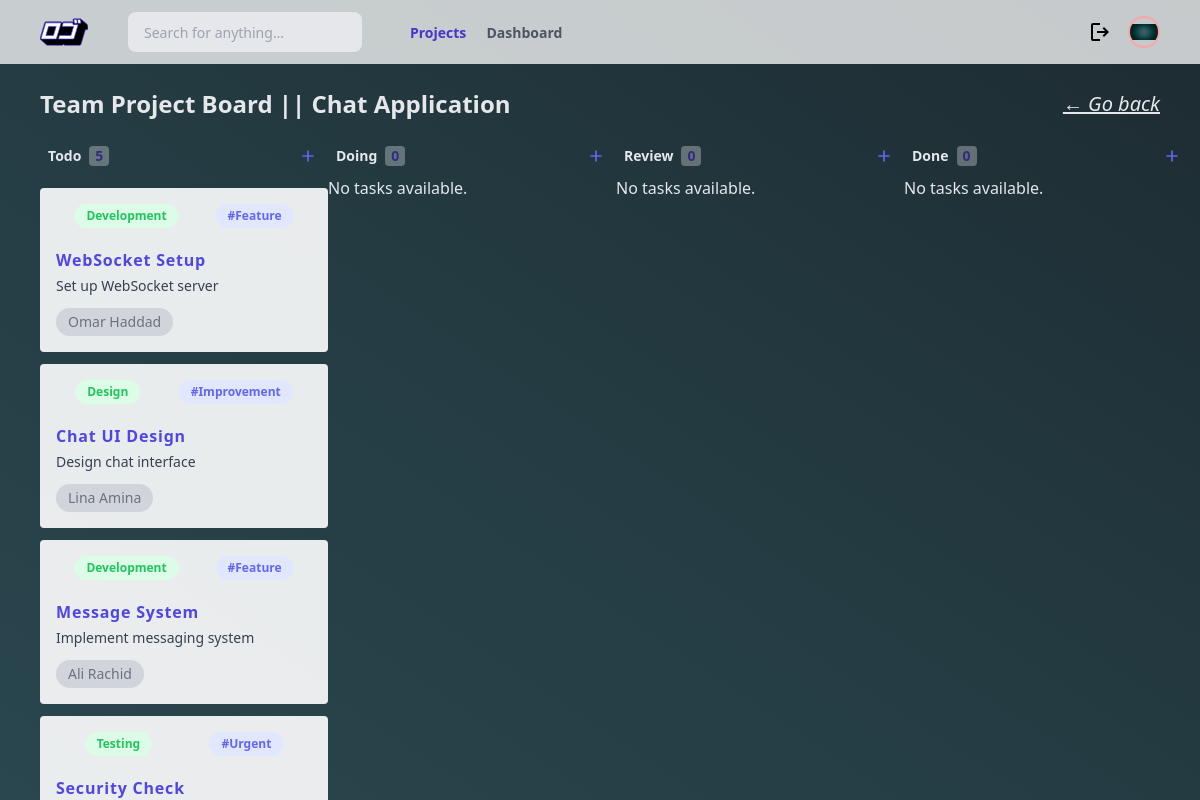
Screenshot of /?action=kanban&id=4&name=Chat Application with the database file from the repository.
### tables this page shows
CREATE TABLE IF NOT EXISTS Task (
    id INT AUTO_INCREMENT PRIMARY KEY,
    title VARCHAR(100) NOT NULL,
    description TEXT,
    createDate DATE DEFAULT (CURRENT_DATE),
    startDate DATE,
    endDate DATE,
    status ENUM('TODO', 'DOING', 'REVIEW', 'DONE') DEFAULT 'TODO',
    tag_id INT DEFAULT NULL,
    category_id INT NOT NULL,
    project_id INT NOT NULL,
    FOREIGN KEY (tag_id) REFERENCES Tag(id) ON DELETE SET NULL,
    FOREIGN KEY (category_id) REFERENCES Category(id) ON DELETE CASCADE,
    FOREIGN KEY (project_id) REFERENCES Project(id) ON DELETE CASCADE
);

### src/controller/TaskController.php (called while the page is built, shortened)
<?php
    class TaskController extends MainController {
        public function displayTasks(){
            return $this->TaskModel->getAllTasks();
        }
        public function displayTagsCategories(){
            return $this->TaskModel->getTagsCategories();
        }
        public function displayAssignedUsers(){
            return $this->TaskModel->getAssignedUsers();
        }
        public function showTasksView() {
            $tasks = $this->displayTasks();
            $tagsCategories = $this->displayTagsCategories();
            $assignedUsers = $this->displayAssignedUsers();
            foreach ($tasks as &$task) {
                $task["category_name"] = "Unknown Category";
                $task["tag_name"] = "General";
                $task["assigned_users"] = [];
                foreach ($tagsCategories as $tc) {
                    if (isset($tc["task_id"]) && $tc["task_id"] === $task["id"]) {
                        $task["category_name"] = $tc["category_name"] ?? "Unknown Category";
                        $task["tag_name"] = $tc["tag_name"] ?? "General";
                        break;
                    }
                }
                foreach ($assignedUsers as $au) {
                    if (isset($au["task_id"]) && $au["task_id"] === $task["id"]) {
                        $task["assigned_users"][] = $au["user_name"] ?? "Unknown User";
                    }
                }
            }
            require_once __DIR__ . "/../view/kanban.php";
        }
    }

### src/controller/MainController.php (called while the page is built, shortened)
<?php
    class MainController {
        public function __construct(){
            $this->TaskModel = new TaskModel();
        }
    }

### src/model/MainModel.php (called while the page is built, shortened)
<?php
    class MainModel{
        protected $db;
        public function __construct(){
            $database = new Database();
            $this->db = $database->getConnection();
        }
        public function read($table, $conditions = []){
            $sql = "SELECT * FROM {$table}";
            if(!empty($conditions)){
                $where = [];
                foreach($conditions as $key => $value){
                    $where[] = "{$key} = :{$key}";
                }
                $sql .= " WHERE " . implode(" AND ", $where);
            }
            $stmt = $this->db->prepare($sql);
            $stmt->execute($conditions);
            return $stmt->fetchAll(PDO::FETCH_ASSOC);
        }
    }

### src/connection/Database.php (called while the page is built, shortened)
<?php
    class Database {
        private $host = "localhost";
        private $dbname = "Kanban_Project_db";
        private $user = "root";
        private $pass = "";
        public function getConnection(){
            try{
                $dsn = "mysql:host=$this->host;";
                $this->db = new PDO($dsn, $this->user, $this->pass);
                $this->db->setAttribute(PDO::ATTR_ERRMODE, PDO::ERRMODE_EXCEPTION);
                $stmt = $this->db->prepare("SELECT SCHEMA_NAME FROM INFORMATION_SCHEMA.SCHEMATA WHERE SCHEMA_NAME = :dbname");
                $stmt->execute([':dbname' => $this->dbname]);
                $dbExists = $stmt->fetch();
                if(!$dbExists){
                    $this->db->exec("CREATE DATABASE $this->dbname");
                    $this->db->exec("USE $this->dbname");
                } else {
                    $this->db->exec("USE $this->dbname");
                }
                return $this->db;
            } catch (PDOException $e){
                error_log("Database connection Error: " . $e->getMessage());
                die("An error occurred. Please try again later.");
            }
        }
        private function initializeDatabase(){
            try{
                $sql = file_get_contents(__DIR__ .'/../../assets/database/script.sql');
            } catch (PDOException $e){
                error_log("Database Initialization error: " . $e->getMessage());
                die("An error occurred. Please try again later.");
            }
        }
    }

### src/model/TaskModel.php (called while the page is built, shortened)
<?php
    class TaskModel extends MainModel{
        private $table = "task";
        public function getAllTasks(){
            return $this->read($this->table, ["project_id" => $_GET["id"]]);
        }
        public function getTagsCategories(){
            $sql = "SELECT t.id AS task_id, c.name AS category_name, tg.name AS tag_name
                    FROM task t
                    INNER JOIN category c ON t.category_id = c.id
                    LEFT JOIN tag tg ON t.tag_id = tg.id
                    WHERE t.project_id = :project_id
            ";
            $stmt = $this->db->prepare($sql);
            $stmt->execute(["project_id" => $_GET["id"]]);
            return $stmt->fetchAll(PDO::FETCH_ASSOC);
        }
        public function getAssignedUsers(){
            $sql = "SELECT ta.task_id, p.name AS user_name
                    FROM task_assignment ta
                    INNER JOIN person p ON ta.person_id = p.id
                    WHERE ta.task_id IN (SELECT id FROM task WHERE project_id = :project_id)
            ";
            $stmt = $this->db->prepare($sql);
            $stmt->execute(["project_id" => $_GET["id"]]);
            return $stmt->fetchAll(PDO::FETCH_ASSOC);
        }
    }

### src/view/kanban.php (the view, shortened to what this page needs)
<?php require_once "sections/head.php"; ?>
<div class="flex flex-col w-screen h-screen overflow-auto text-gray-200 bg-gradient-to-tr from-[#2a464e] via-[#243b42] to-[#1d2b31]">
    <div class="flex justify-between flex-shrink-0 w-full h-16 px-10 bg-white bg-opacity-75">
        <div class="flex items-center">
            <input class="flex items-center h-10 px-4 ml-10 text-sm bg-gray-200 rounded-lg focus:outline-none focus:ring" type="search" placeholder="Search for anything…">
            <div class="ml-10">
                <a class="mx-2 text-sm font-semibold text-indigo-700" href="?action=projects">Projects</a>
                <a class="mx-2 text-sm font-semibold text-gray-600 hover:text-indigo-700" href="?action=dash">Dashboard</a>
            </div>
        </div>
        <div class="flex gap-4 items-center">
            <a href="?action=logout">
                <svg class="cursor-pointer" xmlns="http://www.w3.org/2000/svg" height="24px" viewBox="0 -960 960 960" width="24px"><path d="M200-120q-33 0-56.5-23.5T120-200v-560q0-33 23.5-56.5T200-840h280v80H200v560h280v80H200Zm440-160-55-58 102-102H360v-80h327L585-622l55-58 200 200-200 200Z"/></svg>
            </a>
            <buton class="flex items-center justify-center w-8 h-8 ml-auto border-2 border-red-300 overflow-hidden rounded-full cursor-pointer">
                <img src="../assets/images/26911540_m.jpg" alt="">
            </buton>
        </div>
    </div>
    <div class="px-10 mt-6 flex justify-between items-center">
        <h1 class="text-2xl font-bold">Team Project Board || <?= $_GET["name"] ?></h1>
        <a href="?action=home"><h1 class="italic underline hover:text-indigo-500 text-xl">← Go back</h1></a>
    </div>
    <div class="flex flex-grow px-10 mt-4 justify-evenly overflow-auto">
        <?php $statuses = ["TODO", "DOING", "REVIEW", "DONE"]; foreach ($statuses as $status): ?>
        <div class="flex flex-col flex-shrink-0 w-72">
            <div class="flex items-center flex-shrink-0 h-10 px-2">
                <span class="block text-sm font-semibold"><?= ucfirst(strtolower($status)) ?></span>
                <span class="flex items-center justify-center w-5 h-5 ml-2 text-sm font-semibold text-indigo-900 bg-white rounded bg-opacity-30">
                    <?= count(array_filter($tasks, fn($task) => $task["status"] === $status)) ?>
                </span>
                <button onclick="openTaskModal()" class="flex items-center justify-center w-6 h-6 ml-auto text-indigo-500 rounded hover:bg-indigo-500 hover:text-indigo-100">
                    <svg class="w-5 h-5" fill="none" viewBox="0 0 24 24" stroke="currentColor">
                        <path stroke-linecap="round" stroke-linejoin="round" stroke-width="2" d="M12 6v6m0 0v6m0-6h6m-6 0H6"></path>
                    </svg>
                </button>
            </div>
            <div class="flex flex-col pb-2 overflow-auto">
                <?php
                $filteredTasks = array_filter($tasks, fn($task) => $task["status"] === $status);
                ?>
                <?php if (!empty($filteredTasks)): ?>
                    <?php foreach($filteredTasks as $displaying): ?>
                        <div class="relative text-gray-500 flex flex-col items-start p-4 mt-3 bg-white rounded cursor-pointer bg-opacity-90 group hover:bg-opacity-100" draggable="true">
                            <div class="flex justify-around w-full mb-2">
                                <span class="flex items-center h-6 px-3 text-xs font-semibold text-green-500 bg-green-100 rounded-full self-start">
                                    <?= htmlspecialchars($displaying["category_name"]) ?>
                                </span>
                                <span class="flex items-center h-6 px-3 text-xs font-semibold text-indigo-500 bg-indigo-100 rounded-full">
                                    #<?= htmlspecialchars($displaying["tag_name"] ?? "General") ?>
                                </span>
                            </div>
                            <h4 class="mt-3 font-bold text-indigo-600 tracking-wider">
                                <?= htmlspecialchars($displaying["title"]) ?>
                            </h4>
                            <p class="mt-1 text-sm text-gray-700"><?= nl2br(htmlspecialchars($displaying["description"])) ?></p>
                            <div class="flex items-center w-full mt-3 overflow-x-auto space-x-3 no-scrollbar">
                                <?php foreach ($displaying["assigned_users"] as $user): ?>
                                    <span class="whitespace-nowrap px-3 py-1 text-sm bg-gray-300 rounded-full">
                                        <?= htmlspecialchars($user) ?>
                                    </span>
                                <?php endforeach; ?>
                            </div>
                        </div>
                    <?php endforeach; ?>
                <?php else: ?>
                    <p>No tasks available.</p>
                <?php endif; ?>
            </div>
        </div>
        <?php endforeach; ?>
    </div>
</div>
</body>
</html>

### src/view/sections/head.php (style rules this page uses)
.no-scrollbar { -ms-overflow-style: none; scrollbar-width: none; }
.overflow-x-auto { overflow-x: auto; }

### rows the page displays
task: category_name "Development", tag_name "Feature", title "WebSocket Setup", description "Set up WebSocket server", user "Omar Haddad"
task: category_name "Design", tag_name "Improvement", title "Chat UI Design", description "Design chat interface", user "Lina Amina"
task: category_name "Development", tag_name "Feature", title "Message System", description "Implement messaging system", user "Ali Rachid"
task: category_name "Testing", tag_name "Urgent", title "Security Check"

### other values shown
$_GET["name"] "Chat Application"
$status "Todo"
count(array_filter($tasks, fn($task) => $task["status"] === $status)) "5"
$status "Doing"
count(array_filter($tasks, fn($task) => $task["status"] === $status)) "0"
$status "Review"
$status "Done"
